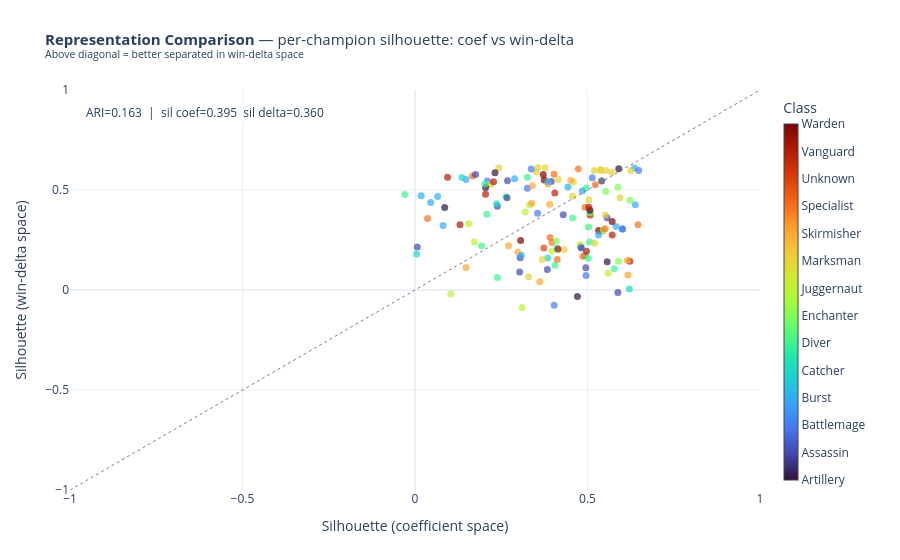

The code cell stored with this chart in its notebook:
### Code cell
# ── Representation Comparison: Coefficient Space vs Win-Delta Space ────────────
from sklearn.metrics import adjusted_rand_score

# ── Build win-delta matrix ─────────────────────────────────────────────────────
champs_in_model = coef_matrix.index.tolist()
delta_rows = {}
for champ in champs_in_model:
    sub    = df[df["championName"] == champ]
    wins   = sub[sub["win"] == True][FEATURES].mean()
    losses = sub[sub["win"] == False][FEATURES].mean()
    delta_rows[champ] = wins - losses

delta_matrix = pd.DataFrame(delta_rows).T.dropna()
common       = [c for c in champs_in_model if c in delta_matrix.index]
delta_matrix = delta_matrix.loc[common]

delta_scaled = pd.DataFrame(
    StandardScaler().fit_transform(delta_matrix[FEATURES]),
    index=common, columns=FEATURES,
)

D_delta = delta_scaled[CLUSTER_FEATURES].values
D_coef  = coef_matrix.loc[common, CLUSTER_FEATURES].values

# ── Cluster both at same k ─────────────────────────────────────────────────────
labels_delta = KMeans(n_clusters=best_k, random_state=RANDOM_STATE, n_init=10).fit_predict(D_delta)
labels_coef  = KMeans(n_clusters=best_k, random_state=RANDOM_STATE, n_init=10).fit_predict(D_coef)

# ── Metrics ────────────────────────────────────────────────────────────────────
sil_coef  = silhouette_score(D_coef,  labels_coef)
sil_delta = silhouette_score(D_delta, labels_delta)
ari       = adjusted_rand_score(labels_coef, labels_delta)

print(f"Silhouette — Coefficient space : {sil_coef:.4f}")
print(f"Silhouette — Win-delta space   : {sil_delta:.4f}")
print(f"Adjusted Rand Index (agreement): {ari:.4f}  (1=identical, 0=random)\n")

# ── Class composition per cluster ──────────────────────────────────────────────
comp_df = pd.DataFrame({
    "champion": common,
    "class":    [get_class(c) for c in common],
    "coef_cl":  labels_coef,
    "delta_cl": labels_delta,
}).set_index("champion")
comp_df["agrees"] = comp_df["coef_cl"] == comp_df["delta_cl"]
print(f"Champion-level agreement: {comp_df['agrees'].mean():.1%}  ({comp_df['agrees'].sum()}/{len(comp_df)})\n")

for rep, col in [("Coefficient", "coef_cl"), ("Win-delta", "delta_cl")]:
    print(f"── {rep} clusters ──")
    for k in range(best_k):
        sub = comp_df[comp_df[col] == k]
        top = pd.Series([get_class(c) for c in sub.index]).value_counts().head(4)
        print(f"  Cluster {k} (n={len(sub)}): {dict(top)}")
    print()

disagree = comp_df[~comp_df["agrees"]].sort_values("class")
if not disagree.empty:
    print(f"Disagreements ({len(disagree)} champions):")
    print(disagree[["class", "coef_cl", "delta_cl"]].to_string())

# ── Scatter plot: per-champion silhouette in each space ────────────────────────
from sklearn.metrics import silhouette_samples

sil_coef_samples  = silhouette_samples(D_coef,  labels_coef)
sil_delta_samples = silhouette_samples(D_delta, labels_delta)

# Color by class (map to integer for colorscale)
all_classes  = sorted(set(get_class(c) for c in common))
class_to_int = {cls: i for i, cls in enumerate(all_classes)}
color_ints   = [class_to_int[get_class(c)] for c in common]

fig = go.Figure()
fig.add_trace(go.Scatter(
    x=sil_coef_samples, y=sil_delta_samples,
    mode="markers",
    marker=dict(size=7, opacity=0.7,
                color=color_ints, colorscale="Turbo", showscale=True,
                colorbar=dict(
                    title="Class",
                    tickvals=list(class_to_int.values()),
                    ticktext=list(class_to_int.keys()),
                    thickness=14,
                )),
    text=common,
    customdata=[get_class(c) for c in common],
    hovertemplate="<b>%{text}</b> (%{customdata})<br>Coef sil: %{x:.3f}<br>Delta sil: %{y:.3f}<extra></extra>",
))
fig.add_shape(type="line", x0=-1, y0=-1, x1=1, y1=1,
              line=dict(dash="dot", color="grey", width=1))
fig.add_annotation(x=0.02, y=0.97, xref="paper", yref="paper",
                   text=f"ARI={ari:.3f}  |  sil coef={sil_coef:.3f}  sil delta={sil_delta:.3f}",
                   showarrow=False, font=dict(size=12), bgcolor="white")
fig.update_layout(
    title=dict(text="<b>Representation Comparison</b> — per-champion silhouette: coef vs win-delta<br>"
                    "<sup>Above diagonal = better separated in win-delta space</sup>", font_size=15),
    xaxis=dict(title="Silhouette (coefficient space)", range=[-1, 1]),
    yaxis=dict(title="Silhouette (win-delta space)",   range=[-1, 1]),
    template=PLOTLY_TEMPLATE, height=520,
    margin=dict(l=70, r=140, t=90, b=70),
)
fig.show()

### Figure 1 — Plotly figure (JSON) as saved in the notebook; plotly's stock layout.template omitted (floating-point values rounded to 4 significant figures; data arrays with more than 128 entries replaced by an {"elided": "..."} marker saying what was removed)
{"data": [{"customdata": {"elided": "147 str values"}, "hovertemplate": "<b>%{text}</b> (%{customdata})<br>Coef sil: %{x:.3f}<br>Delta sil: %{y:.3f}<extra></extra>", "marker": {"color": {"elided": "147 int values"}, "colorbar": {"thickness": 14, "ticktext": ["Artillery", "Assassin", "Battlemage", "Burst", "Catcher", "Diver", "Enchanter", "Juggernaut", "Marksman", "Skirmisher", "Specialist", "Unknown", "Vanguard", "Warden"], "tickvals": [0, 1, 2, 3, 4, 5, 6, 7, 8, 9, 10, 11, 12, 13], "title": {"text": "Class"}}, "colorscale": [[0, "#30123b"], [0.07143, "#4145ab"], [0.1429, "#4675ed"], [0.2143, "#39a2fc"], [0.2857, "#1bcfd4"], [0.3571, "#24eca6"], [0.4286, "#61fc6c"], [0.5, "#a4fc3b"], [0.5714, "#d1e834"], [0.6429, "#f3c63a"], [0.7143, "#fe9b2d"], [0.7857, "#f36315"], [0.8571, "#d93806"], [0.9286, "#b11901"], [1, "#7a0402"]], "opacity": 0.7, "showscale": true, "size": 7}, "mode": "markers", "text": {"elided": "147 str values"}, "type": "scatter", "x": {"elided": "147 float values"}, "y": {"elided": "147 float values"}}], "layout": {"annotations": [{"bgcolor": "white", "font": {"size": 12}, "showarrow": false, "text": "ARI=0.163  |  sil coef=0.395  sil delta=0.360", "x": 0.02, "xref": "paper", "y": 0.97, "yref": "paper"}], "autosize": true, "margin": {"b": 70, "l": 70, "r": 140, "t": 90}, "shapes": [{"line": {"color": "grey", "dash": "dot", "width": 1}, "type": "line", "x0": -1, "x1": 1, "y0": -1, "y1": 1}], "title": {"font": {"size": 15}, "text": "<b>Representation Comparison</b> — per-champion silhouette: coef vs win-delta<br><sup>Above diagonal = better separated in win-delta space</sup>"}, "xaxis": {"range": [-1, 1], "title": {"text": "Silhouette (coefficient space)"}, "type": "linear"}, "yaxis": {"range": [-1, 1], "title": {"text": "Silhouette (win-delta space)"}, "type": "linear"}}}
